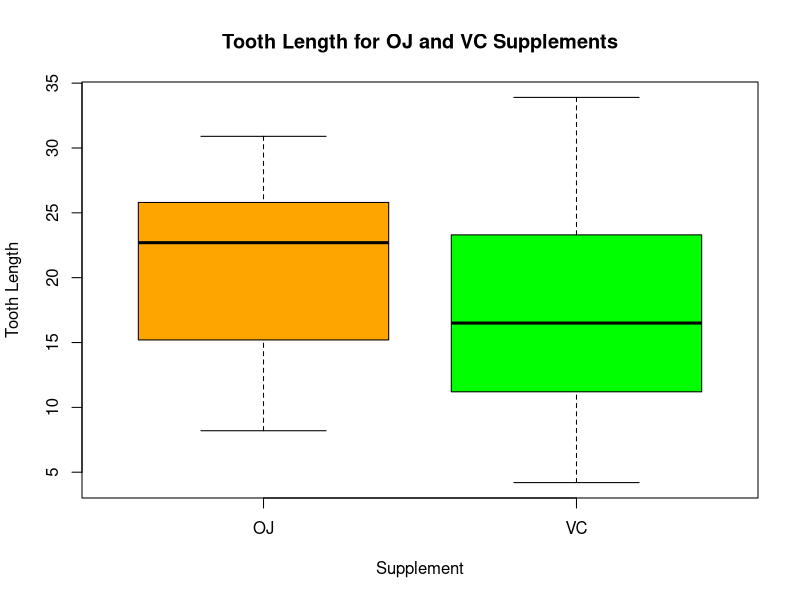
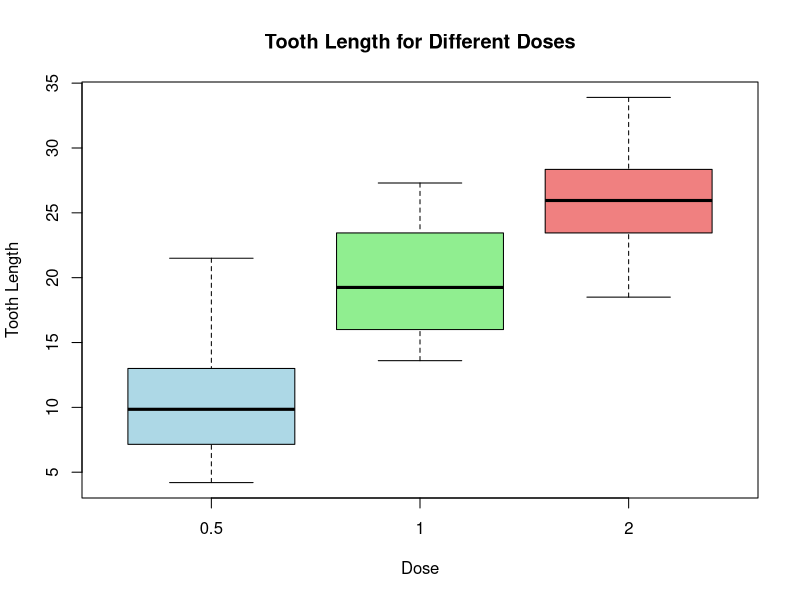
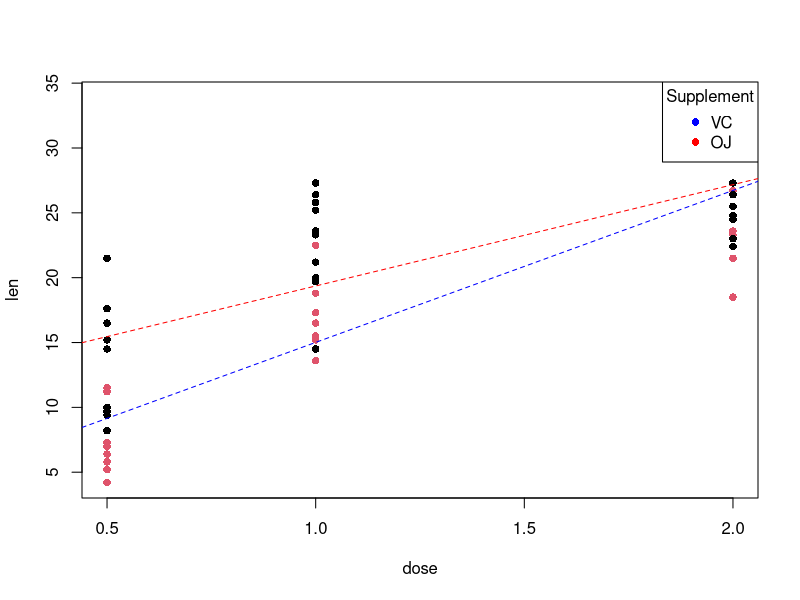

The R source for these figures, in order:
# Load the ToothGrowth dataset
data(ToothGrowth)

# Display the structure of the dataset
str(ToothGrowth)

# Use the summary function to get the five-number summary for len, grouped by supp
summary(ToothGrowth$len[ToothGrowth$supp == "VC"])
# Load the ToothGrowth dataset
data(ToothGrowth)

# Calculate the standard deviation for the len variable
standard_deviation <- sd(ToothGrowth$len)

# Print the result
print(standard_deviation)
# Calculate the standard deviation for the len variable, grouped by supp
standard_deviation_vc <- sd(ToothGrowth$len[ToothGrowth$supp == "VC"])

# Print the result
print(standard_deviation_vc)
# Load the ToothGrowth dataset
data(ToothGrowth)

# Create a boxplot for tooth length, grouped by supp (OJ and VC)
boxplot(len ~ supp, data = ToothGrowth, col = c("orange", "green"),
        main = "Tooth Length for OJ and VC Supplements",
        xlab = "Supplement", ylab = "Tooth Length")
# Load the ToothGrowth dataset
data(ToothGrowth)

# Create a boxplot for tooth length, grouped by dose
boxplot(len ~ dose, data = ToothGrowth, col = c("lightblue", "lightgreen", "lightcoral"),
        main = "Tooth Length for Different Doses",
        xlab = "Dose", ylab = "Tooth Length")
# Load the ToothGrowth dataset
data(ToothGrowth)

# Subset the data for the VC supplement
vc_data <- ToothGrowth[ToothGrowth$supp == "VC", ]

# Calculate covariance
covariance_vc <- cov(vc_data$dose, vc_data$len)
cat("Covariance:", covariance_vc, "\n")

# Calculate correlation
correlation_vc <- cor(vc_data$dose, vc_data$len)
cat("Correlation:", correlation_vc, "\n")
# Load the ToothGrowth dataset
data(ToothGrowth)

# Subset the data for the OJ supplement
oj_data <- ToothGrowth[ToothGrowth$supp == "OJ", ]

# Calculate covariance
covariance_oj <- cov(oj_data$dose, oj_data$len)
cat("Covariance:", covariance_oj, "\n")

# Calculate correlation
correlation_oj <- cor(oj_data$dose, oj_data$len)
cat("Correlation:", correlation_oj, "\n")
# Load the ToothGrowth dataset
data(ToothGrowth)

# Fit linear regression models for VC and OJ supplements
model_vc <- lm(len ~ dose, data = subset(ToothGrowth, supp == "VC"))
model_oj <- lm(len ~ dose, data = subset(ToothGrowth, supp == "OJ"))

# Create a scatterplot with regression lines for both supplements
plot(len ~ dose, col = supp, data = ToothGrowth, pch = 16)
abline(model_vc, col = "blue", lty = 2)  # Add regression line for VC supplement
abline(model_oj, col = "red", lty = 2)   # Add regression line for OJ supplement

# Add legend
legend("topright", legend = c("VC", "OJ"), col = c("blue", "red"), pch = 16, title = "Supplement")
